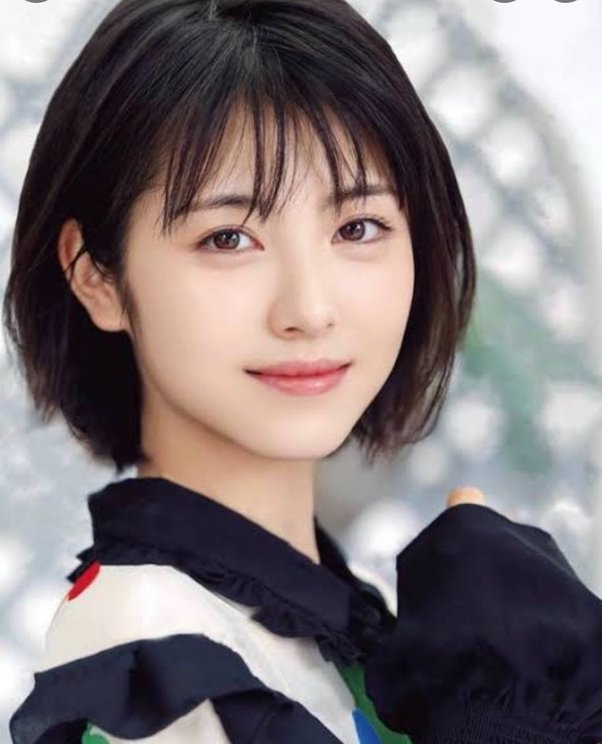
#> input picture Morfologi/girl.jpg, 602 x 744 px
$ jupyter execute 'Percobaan morfologi.ipynb'   (shell and % lines are left out)   (text cells are left out)
#> lines starting #> are read from the running program, lines starting #| are printed output that depends on the picture; after the words box and inside, x2 and y2 are one past the last pixel; in counts of white or black regions, pixels touching at a corner belong together
[cell 1]
import cv2
import numpy as np
from skimage import data
from skimage.io import imread

import matplotlib.pyplot as plt

[cell 2]
image = imread(fname="girl.jpg")
#> image is the input picture: shape (744, 602, 3); mean R, G, B 128.5, 118.8, 120.5

print(image.shape)
#| (744, 602, 3)
plt.imshow(image)

[cell 3]
hsv = cv2.cvtColor(image, cv2.COLOR_BGR2HSV)
#> hsv: shape (744, 602, 3); mean H, S, V 97.6, 59.6, 134.2
# defining the range of masking
blue1 = np.array([110, 50, 50])
blue2 = np.array([130, 255, 255])

# initializing the mask to be
# convoluted over input image
mask = cv2.inRange(hsv, blue1, blue2)
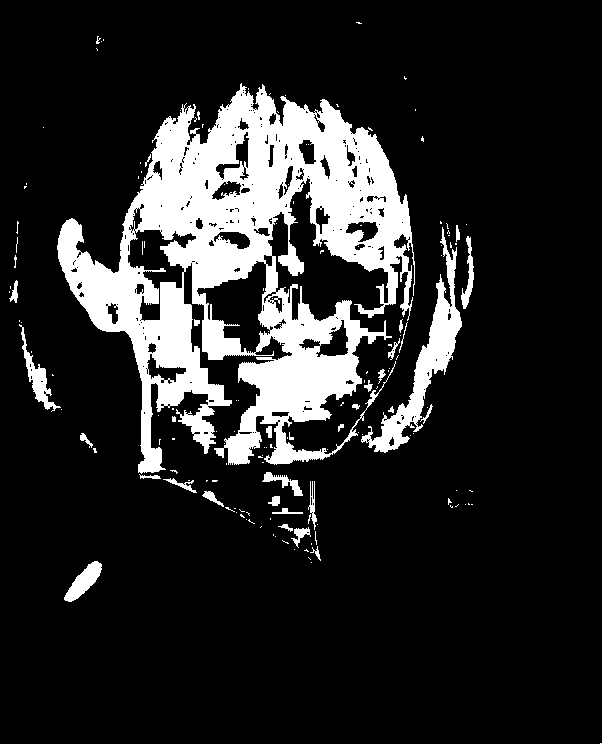
#> mask: shape (744, 602); 15.5% white; 156 white regions (123 under 20 px), largest, box (x1, y1, x2, y2) and area: (57, 83, 415, 474) 60844, (361, 227, 462, 453) 4377, (19, 324, 61, 412) 787

# passing the bitwise_and over
# each pixel convoluted
res = cv2.bitwise_and(image, image, mask = mask)
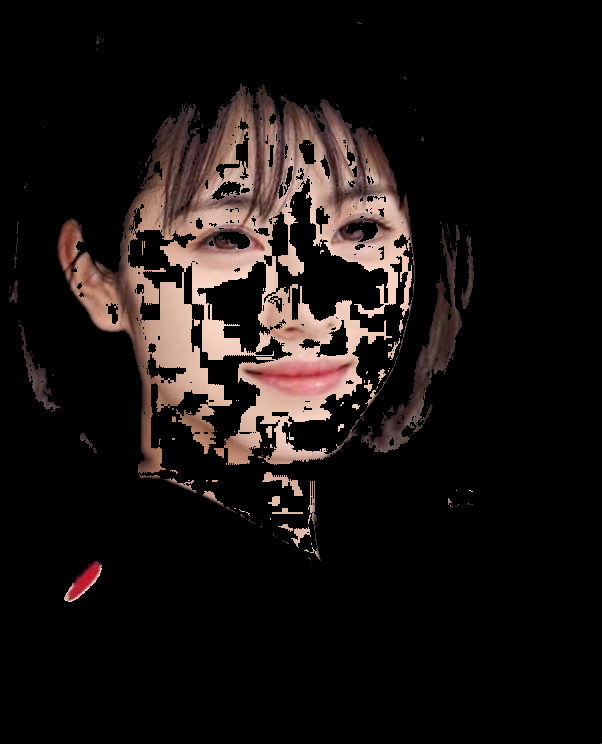
#> res: shape (744, 602, 3); mean R, G, B 25.1, 19.3, 17.6

# defining the kernel i.e. Structuring element
kernel = np.ones((5, 5), np.uint8)

# defining the opening function
# over the image and structuring element
opening = cv2.morphologyEx(mask, cv2.MORPH_OPEN, kernel)
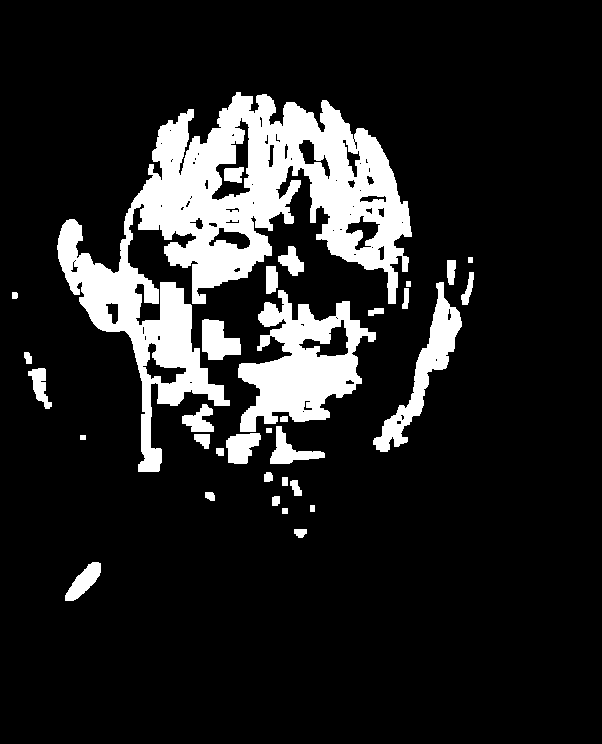
#> opening: shape (744, 602); 14% white; 33 white regions, largest, box (x1, y1, x2, y2) and area: (57, 92, 412, 472) 42350, (238, 290, 376, 432) 9628, (373, 282, 462, 452) 3509

[cell 4]
fig, axes = plt.subplots(1, 2, figsize=(12, 12))
ax = axes.ravel()

ax[0].imshow(mask)
ax[0].set_title("Citra Input 1")

ax[1].imshow(opening, cmap='gray')
ax[1].set_title('Citra Input 2')
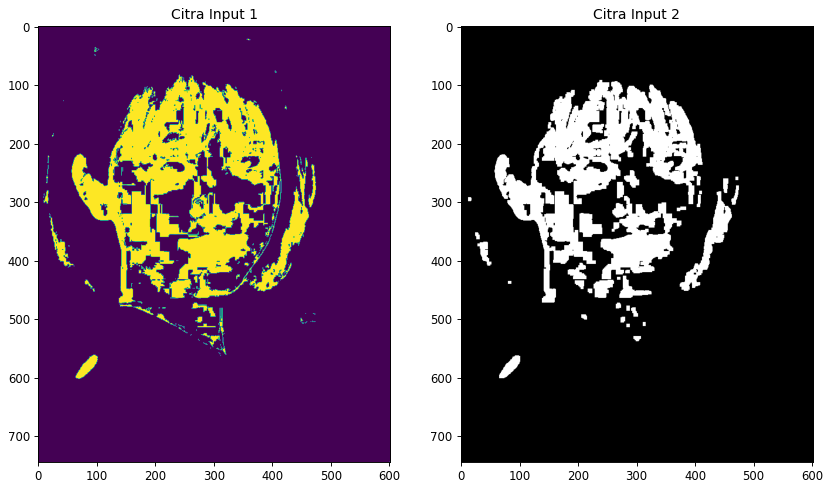
#> figure drawn by matplotlib, 2 panels

[cell 5]
# return video from the first webcam on your computer.
screenRead = cv2.VideoCapture(0)

# loop runs if capturing has been initialized.
while(1):
    # reads frames from a camera
    _, image = screenRead.read()
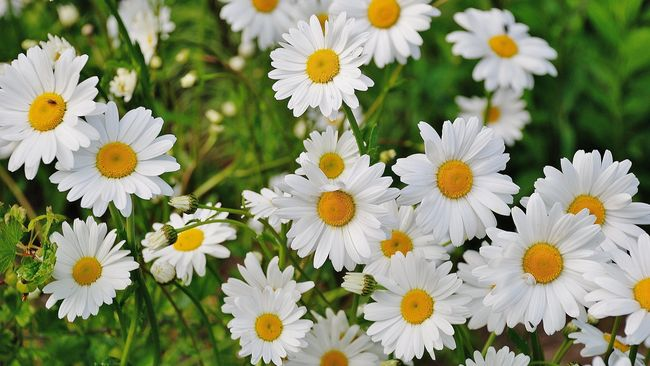
#> input picture CNN/daisy.jpg, 650 x 366 px, given in place of the camera
#> image is the input picture: shape (366, 650, 3); mean B, G, R 107.3, 141.5, 134.4

    # Converts to HSV color space, OCV reads colors as BGR
    # frame is converted to hsv
    hsv = cv2.cvtColor(image, cv2.COLOR_BGR2HSV)
#> hsv: shape (366, 650, 3); mean H, S, V 57.7, 99.1, 146.6

    # defining the range of masking
    blue1 = np.array([110, 50, 50])
    blue2 = np.array([130, 255, 255])

    # initializing the mask to be
    # convoluted over input image
    mask = cv2.inRange(hsv, blue1, blue2)
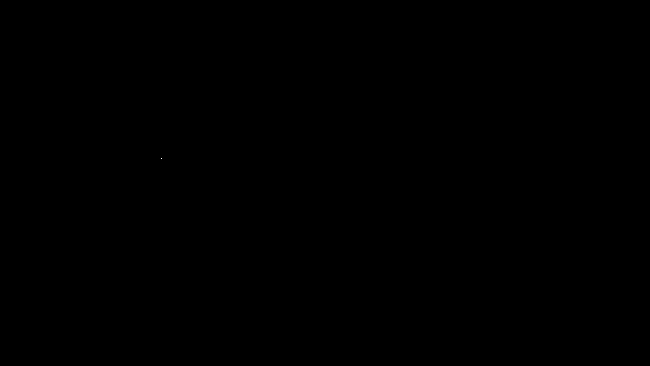
#> mask: shape (366, 650); 0% white in thin lines or dots, all inside (x1, y1, x2, y2) = (161, 158, 162, 159)

    # passing the bitwise_and over
    # each pixel convoluted
    res = cv2.bitwise_and(image, image, mask = mask)
#> res: shape (366, 650, 3)

    # defining the kernel i.e. Structuring element
    kernel = np.ones((5, 5), np.uint8)

    # defining the opening function
    # over the image and structuring element
    opening = cv2.morphologyEx(mask, cv2.MORPH_OPEN, kernel)
#> opening: shape (366, 650); every value is 0

    # The mask and opening operation
    # is shown in the window
    cv2.imshow('Mask', mask)
    cv2.imshow('Opening', opening)

    # Wait for 'a' key to stop the program
    if cv2.waitKey(1) & 0xFF == ord('a'):
#> (key Esc is pressed here)
        break

# De-allocate any associated memory usage
cv2.destroyAllWindows()

# Close the window / Release webcam
screenRead.release()
